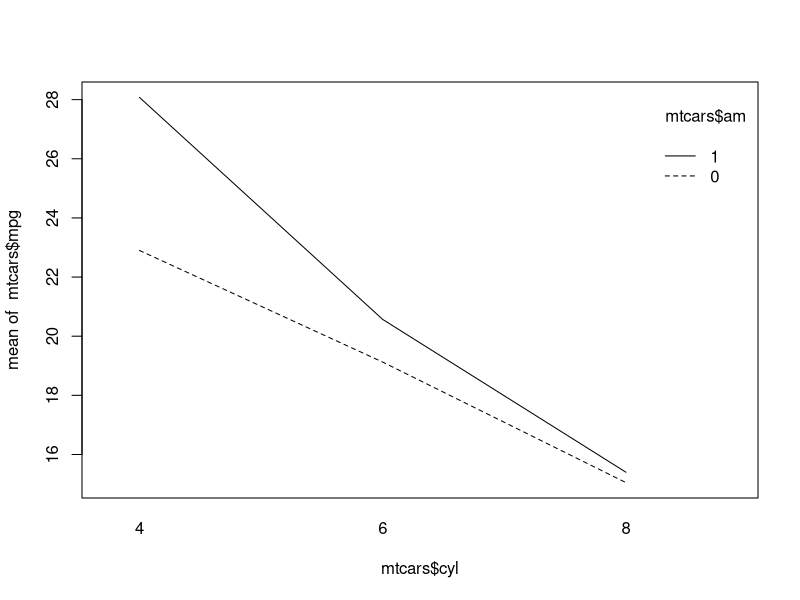

Recreate this plot in R. (Note: this script raises an error after producing the figure.)
## ---- chunk 1
data(mtcars)
res = lm(mpg ~ factor(cyl) + factor(am), data=mtcars)
summary(res)
## ---- chunk 2
interaction.plot(mtcars$cyl, mtcars$am, mtcars$mpg)
## ---- chunk 3

## ---- chunk 4
resWW = lm(len ~ supp*dose, data=ToothGrowth)
summary(resWW)
res = lm(len ~ supp+dose, data=ToothGrowth)
summary(res)
anova(res, resWW)
## ---- chunk 5
attach(fat)
res=lm(body.fat ~ age+weight+height+BMI+neck+chest+abdomen+hip+thigh+knee+ankle+bicep+forearm+wrist)
stepAIC(res)
detach(fat)
## ---- chunk 6
res = matrix(0, nrow = 200, ncol = 2)
for(i in 1:200) {
  x = rep(1:10, 4)
  y = rnorm(40, 1 + 2*x, 3)
  res[i,] = coef(lm(y ~ x))
}
plot(res[, 1], res[, 2])
